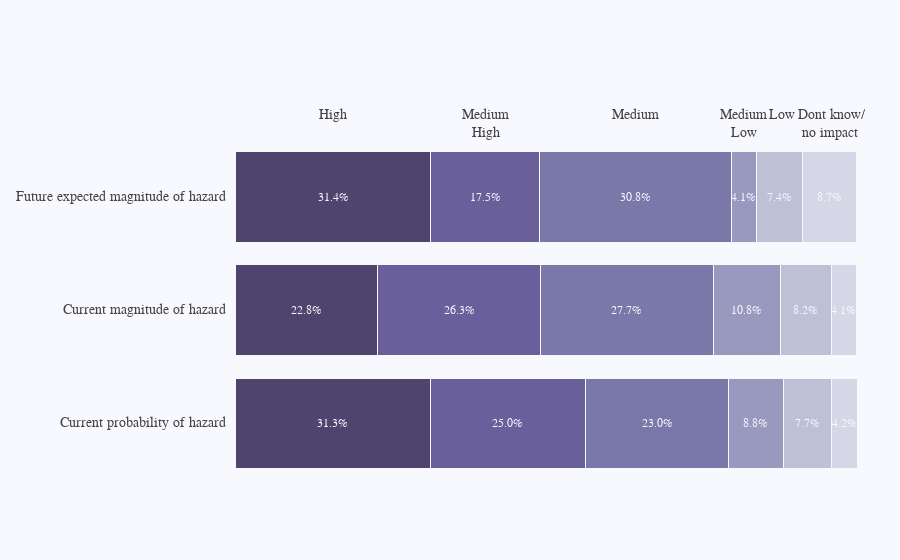

Source (notebook cell):
### Code cell
#Current probability of hazard','Current magnitude of hazard',and'Future expected magnitude of hazard faced by cities
k=[climate_haz2021['Current probability of hazard'].value_counts(),
  climate_haz2021['Current magnitude of hazard'].value_counts(),
  climate_haz2021['Future expected magnitude of hazard'].value_counts()]
s=pd.DataFrame(k)

#fill na values
s['Does not currently impact the city']=s['Does not currently impact the city'].fillna(0)
s

#Get % of magnitudes of hazards
x=s.div(s.sum(axis=1), axis=0).mul(100).round(1) 

#To aid visualization sum the columns'Do not know' and 'Does not currently impact the city' for easy interpretation 

x['Dont know / no impact' ] =x['Do not know'] + x['Does not currently impact the city']
x.drop(['Do not know', 'Does not currently impact the city'], axis=1, inplace=True)

x

# visualize Current probability of hazard','Current magnitude of hazard',and'Future expected magnitude of hazard faced by cities
top_labels = ['High', 'Medium<br>High', 'Medium', 'Medium<br>Low', '  Low ', ' Dont know/<br>no impact']

#colors = ['rgba(38, 24, 74, 0.7)','rgba(38, 26, 74, 0.75)','rgba(71, 58, 131, 0.8)','rgba(71, 58, 135, 0.8)'
          #'rgba(122, 120, 168, 0.8)', 'rgba(164, 163, 204, 0.85)','rgba(190, 192, 213, 1)']
#colors = ['rgb(0,100,0)', 'rgb(0,128,0)', 'rgb(34,139,34)','rgb(46,139,87)',
           #'rgb(60,179,113)', 'rgb(127,255,122)','rgb(144,238,144)', 
            #'rgb(152,251,152)', 'rgb(240,255,240)']
colors = [ 'rgba(38, 24, 74, 0.8)','rgba(71, 58, 131, 0.8)','rgba(122, 120, 168, 1)',
          'rgba(122, 120, 168, 0.75)','rgba(190, 192, 213, 1)','rgba(190, 192, 213, 0.6)']
x_data = x.values

y_data = x.index

fig = go.Figure()

for i in range(0, len(x_data[0])):
    for xd, yd in zip(x_data, y_data):
        fig.add_trace(go.Bar(
            x=[xd[i]], y=[yd], 
            orientation='h',
            marker=dict(
                color=colors[i],
                line=dict(color='rgb(248, 248, 249)', width=1)
            )
        ))

fig.update_layout(
    xaxis=dict(
        showgrid=False,
        showline=False,
        showticklabels=False,
        zeroline=False,
        domain=[0.15, 1]
    ),
    yaxis=dict(
        showgrid=False,
        showline=False,
        showticklabels=False,
        zeroline=False,
    ),
    barmode='stack',
    paper_bgcolor='rgb(248, 248, 255)',
    plot_bgcolor='rgb(248, 248, 255)',
    margin=dict(l=120, r=10, t=140, b=80),
    showlegend=False,
)

annotations = []
for yd, xd in zip(y_data, x_data):
    # labeling the y-axis
    annotations.append(dict(xref='paper', yref='y',
                            x=0.14, y=yd, 
                            xanchor='right',
                            text=str(yd),
                            font=dict(family='Arial', size=14,
                                      color='rgb(67, 67, 67)'),
                            showarrow=False, align='right'))
    # labeling the first percentage of each bar (x_axis)
    annotations.append(dict(xref='x', yref='y',
                            x=xd[0] / 2, y=yd,
                            text=str(xd[0]) + '%',
                            font=dict(family='Arial', size=12,
                                      color='rgb(248, 248, 255)'),
                            showarrow=False))
    # labeling the first Likert scale (on the top)
    if yd == y_data[0]:
        annotations.append(dict(xref='x', yref='paper',
                                x=xd[0] / 2, y=1.1,
                                text=top_labels[0],
                                font=dict(family='Arial', size=14,
                                          color='rgb(67, 67, 67)'),
                                showarrow=False))
    space = xd[0]
    for i in range(1, len(xd)):
            # labeling the rest of percentages for each bar (x_axis)
            annotations.append(dict(xref='x', yref='y',
                                    x=space + (xd[i]/2), y=yd,
                                    text=str(xd[i]) + '%',
                                    font=dict(family='Arial', size=12,
                                              color='rgb(248, 248, 255)'),
                                    showarrow=False))
            # labeling the Likert scale
            if yd == y_data[-1]:
                annotations.append(dict(xref='x', yref='paper',
                                        x=space + (xd[i]/2), y=1.1,
                                        text=top_labels[i],
                                        font=dict(family='Arial', size=14,
                                                  color='rgb(67, 67, 67)'),
                                        showarrow=False))
            space += xd[i]



fig.update_layout(annotations=annotations)
fig.write_html('climatehazmagnitude.html') 
fig.show()

### Figure 1 — Plotly figure (JSON) as saved in the notebook; plotly's stock layout.template omitted (floating-point values rounded to 4 significant figures)
{"data": [{"marker": {"color": "rgba(38, 24, 74, 0.8)", "line": {"color": "rgb(248, 248, 249)", "width": 1}}, "orientation": "h", "type": "bar", "x": [31.3], "y": ["Current probability of hazard"]}, {"marker": {"color": "rgba(38, 24, 74, 0.8)", "line": {"color": "rgb(248, 248, 249)", "width": 1}}, "orientation": "h", "type": "bar", "x": [22.8], "y": ["Current magnitude of hazard"]}, {"marker": {"color": "rgba(38, 24, 74, 0.8)", "line": {"color": "rgb(248, 248, 249)", "width": 1}}, "orientation": "h", "type": "bar", "x": [31.4], "y": ["Future expected magnitude of hazard"]}, {"marker": {"color": "rgba(71, 58, 131, 0.8)", "line": {"color": "rgb(248, 248, 249)", "width": 1}}, "orientation": "h", "type": "bar", "x": [25], "y": ["Current probability of hazard"]}, {"marker": {"color": "rgba(71, 58, 131, 0.8)", "line": {"color": "rgb(248, 248, 249)", "width": 1}}, "orientation": "h", "type": "bar", "x": [26.3], "y": ["Current magnitude of hazard"]}, {"marker": {"color": "rgba(71, 58, 131, 0.8)", "line": {"color": "rgb(248, 248, 249)", "width": 1}}, "orientation": "h", "type": "bar", "x": [17.5], "y": ["Future expected magnitude of hazard"]}, {"marker": {"color": "rgba(122, 120, 168, 1)", "line": {"color": "rgb(248, 248, 249)", "width": 1}}, "orientation": "h", "type": "bar", "x": [23], "y": ["Current probability of hazard"]}, {"marker": {"color": "rgba(122, 120, 168, 1)", "line": {"color": "rgb(248, 248, 249)", "width": 1}}, "orientation": "h", "type": "bar", "x": [27.7], "y": ["Current magnitude of hazard"]}, {"marker": {"color": "rgba(122, 120, 168, 1)", "line": {"color": "rgb(248, 248, 249)", "width": 1}}, "orientation": "h", "type": "bar", "x": [30.8], "y": ["Future expected magnitude of hazard"]}, {"marker": {"color": "rgba(122, 120, 168, 0.75)", "line": {"color": "rgb(248, 248, 249)", "width": 1}}, "orientation": "h", "type": "bar", "x": [8.8], "y": ["Current probability of hazard"]}, {"marker": {"color": "rgba(122, 120, 168, 0.75)", "line": {"color": "rgb(248, 248, 249)", "width": 1}}, "orientation": "h", "type": "bar", "x": [10.8], "y": ["Current magnitude of hazard"]}, {"marker": {"color": "rgba(122, 120, 168, 0.75)", "line": {"color": "rgb(248, 248, 249)", "width": 1}}, "orientation": "h", "type": "bar", "x": [4.1], "y": ["Future expected magnitude of hazard"]}, {"marker": {"color": "rgba(190, 192, 213, 1)", "line": {"color": "rgb(248, 248, 249)", "width": 1}}, "orientation": "h", "type": "bar", "x": [7.7], "y": ["Current probability of hazard"]}, {"marker": {"color": "rgba(190, 192, 213, 1)", "line": {"color": "rgb(248, 248, 249)", "width": 1}}, "orientation": "h", "type": "bar", "x": [8.2], "y": ["Current magnitude of hazard"]}, {"marker": {"color": "rgba(190, 192, 213, 1)", "line": {"color": "rgb(248, 248, 249)", "width": 1}}, "orientation": "h", "type": "bar", "x": [7.4], "y": ["Future expected magnitude of hazard"]}, {"marker": {"color": "rgba(190, 192, 213, 0.6)", "line": {"color": "rgb(248, 248, 249)", "width": 1}}, "orientation": "h", "type": "bar", "x": [4.2], "y": ["Current probability of hazard"]}, {"marker": {"color": "rgba(190, 192, 213, 0.6)", "line": {"color": "rgb(248, 248, 249)", "width": 1}}, "orientation": "h", "type": "bar", "x": [4.1], "y": ["Current magnitude of hazard"]}, {"marker": {"color": "rgba(190, 192, 213, 0.6)", "line": {"color": "rgb(248, 248, 249)", "width": 1}}, "orientation": "h", "type": "bar", "x": [8.7], "y": ["Future expected magnitude of hazard"]}], "layout": {"annotations": [{"align": "right", "font": {"color": "rgb(67, 67, 67)", "family": "Arial", "size": 14}, "showarrow": false, "text": "Current probability of hazard", "x": 0.14, "xanchor": "right", "xref": "paper", "y": "Current probability of hazard", "yref": "y"}, {"font": {"color": "rgb(248, 248, 255)", "family": "Arial", "size": 12}, "showarrow": false, "text": "31.3%", "x": 15.65, "xref": "x", "y": "Current probability of hazard", "yref": "y"}, {"font": {"color": "rgb(67, 67, 67)", "family": "Arial", "size": 14}, "showarrow": false, "text": "High", "x": 15.65, "xref": "x", "y": 1.1, "yref": "paper"}, {"font": {"color": "rgb(248, 248, 255)", "family": "Arial", "size": 12}, "showarrow": false, "text": "25.0%", "x": 43.8, "xref": "x", "y": "Current probability of hazard", "yref": "y"}, {"font": {"color": "rgb(248, 248, 255)", "family": "Arial", "size": 12}, "showarrow": false, "text": "23.0%", "x": 67.8, "xref": "x", "y": "Current probability of hazard", "yref": "y"}, {"font": {"color": "rgb(248, 248, 255)", "family": "Arial", "size": 12}, "showarrow": false, "text": "8.8%", "x": 83.7, "xref": "x", "y": "Current probability of hazard", "yref": "y"}, {"font": {"color": "rgb(248, 248, 255)", "family": "Arial", "size": 12}, "showarrow": false, "text": "7.7%", "x": 91.95, "xref": "x", "y": "Current probability of hazard", "yref": "y"}, {"font": {"color": "rgb(248, 248, 255)", "family": "Arial", "size": 12}, "showarrow": false, "text": "4.2%", "x": 97.9, "xref": "x", "y": "Current probability of hazard", "yref": "y"}, {"align": "right", "font": {"color": "rgb(67, 67, 67)", "family": "Arial", "size": 14}, "showarrow": false, "text": "Current magnitude of hazard", "x": 0.14, "xanchor": "right", "xref": "paper", "y": "Current magnitude of hazard", "yref": "y"}, {"font": {"color": "rgb(248, 248, 255)", "family": "Arial", "size": 12}, "showarrow": false, "text": "22.8%", "x": 11.4, "xref": "x", "y": "Current magnitude of hazard", "yref": "y"}, {"font": {"color": "rgb(248, 248, 255)", "family": "Arial", "size": 12}, "showarrow": false, "text": "26.3%", "x": 35.95, "xref": "x", "y": "Current magnitude of hazard", "yref": "y"}, {"font": {"color": "rgb(248, 248, 255)", "family": "Arial", "size": 12}, "showarrow": false, "text": "27.7%", "x": 62.95, "xref": "x", "y": "Current magnitude of hazard", "yref": "y"}, {"font": {"color": "rgb(248, 248, 255)", "family": "Arial", "size": 12}, "showarrow": false, "text": "10.8%", "x": 82.2, "xref": "x", "y": "Current magnitude of hazard", "yref": "y"}, {"font": {"color": "rgb(248, 248, 255)", "family": "Arial", "size": 12}, "showarrow": false, "text": "8.2%", "x": 91.7, "xref": "x", "y": "Current magnitude of hazard", "yref": "y"}, {"font": {"color": "rgb(248, 248, 255)", "family": "Arial", "size": 12}, "showarrow": false, "text": "4.1%", "x": 97.85, "xref": "x", "y": "Current magnitude of hazard", "yref": "y"}, {"align": "right", "font": {"color": "rgb(67, 67, 67)", "family": "Arial", "size": 14}, "showarrow": false, "text": "Future expected magnitude of hazard", "x": 0.14, "xanchor": "right", "xref": "paper", "y": "Future expected magnitude of hazard", "yref": "y"}, {"font": {"color": "rgb(248, 248, 255)", "family": "Arial", "size": 12}, "showarrow": false, "text": "31.4%", "x": 15.7, "xref": "x", "y": "Future expected magnitude of hazard", "yref": "y"}, {"font": {"color": "rgb(248, 248, 255)", "family": "Arial", "size": 12}, "showarrow": false, "text": "17.5%", "x": 40.15, "xref": "x", "y": "Future expected magnitude of hazard", "yref": "y"}, {"font": {"color": "rgb(67, 67, 67)", "family": "Arial", "size": 14}, "showarrow": false, "text": "Medium<br>High", "x": 40.15, "xref": "x", "y": 1.1, "yref": "paper"}, {"font": {"color": "rgb(248, 248, 255)", "family": "Arial", "size": 12}, "showarrow": false, "text": "30.8%", "x": 64.3, "xref": "x", "y": "Future expected magnitude of hazard", "yref": "y"}, {"font": {"color": "rgb(67, 67, 67)", "family": "Arial", "size": 14}, "showarrow": false, "text": "Medium", "x": 64.3, "xref": "x", "y": 1.1, "yref": "paper"}, {"font": {"color": "rgb(248, 248, 255)", "family": "Arial", "size": 12}, "showarrow": false, "text": "4.1%", "x": 81.75, "xref": "x", "y": "Future expected magnitude of hazard", "yref": "y"}, {"font": {"color": "rgb(67, 67, 67)", "family": "Arial", "size": 14}, "showarrow": false, "text": "Medium<br>Low", "x": 81.75, "xref": "x", "y": 1.1, "yref": "paper"}, {"font": {"color": "rgb(248, 248, 255)", "family": "Arial", "size": 12}, "showarrow": false, "text": "7.4%", "x": 87.5, "xref": "x", "y": "Future expected magnitude of hazard", "yref": "y"}, {"font": {"color": "rgb(67, 67, 67)", "family": "Arial", "size": 14}, "showarrow": false, "text": "  Low ", "x": 87.5, "xref": "x", "y": 1.1, "yref": "paper"}, {"font": {"color": "rgb(248, 248, 255)", "family": "Arial", "size": 12}, "showarrow": false, "text": "8.7%", "x": 95.55, "xref": "x", "y": "Future expected magnitude of hazard", "yref": "y"}, {"font": {"color": "rgb(67, 67, 67)", "family": "Arial", "size": 14}, "showarrow": false, "text": " Dont know/<br>no impact", "x": 95.55, "xref": "x", "y": 1.1, "yref": "paper"}], "barmode": "stack", "margin": {"b": 80, "l": 120, "r": 10, "t": 140}, "paper_bgcolor": "rgb(248, 248, 255)", "plot_bgcolor": "rgb(248, 248, 255)", "showlegend": false, "xaxis": {"domain": [0.15, 1], "showgrid": false, "showline": false, "showticklabels": false, "zeroline": false}, "yaxis": {"showgrid": false, "showline": false, "showticklabels": false, "zeroline": false}}}
